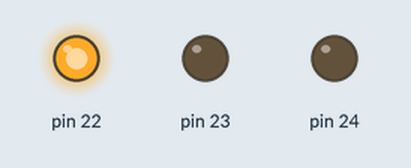
A sketch run on a simulated Arduino Mega 2560, built with avr-gcc and run on an emulated ATmega2560. Parts: output pins drawn as LEDs (lit = HIGH).

Above: at 2.5 s.
At 6.0 s:
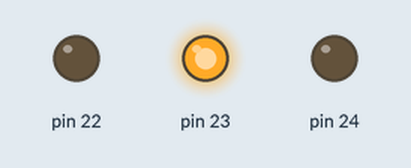
At 9.5 s:
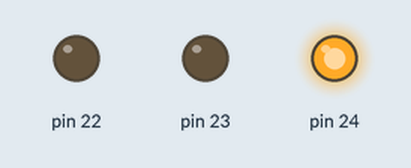
Timing chart, 0 to 15.6 s (numbered marks = the images above):
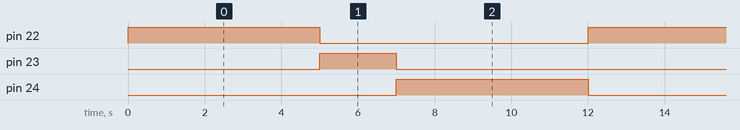

Measured:
- by itself, pin 22, pin 24: alternates HIGH for 5.0 s and LOW for 7.0 s
- by itself, pin 23: alternates HIGH for 2.0 s and LOW for 10.0 s
- by itself, everything shown: repeats every 12.0 s, in 3 steps

The sketch:

Sem_foro_Comandos_Arduino.ino
```cpp
void setup() {
  pinMode(22, OUTPUT);
  pinMode(23, OUTPUT);
  pinMode(24, OUTPUT);
}

void loop() {
  digitalWrite(22, HIGH);
  digitalWrite(23, LOW);
  digitalWrite(24, LOW);
  delay(5000);

  digitalWrite(22, LOW);
  digitalWrite(23, HIGH);
  digitalWrite(24, LOW);
  delay(2000);

  digitalWrite(22, LOW);
  digitalWrite(23, LOW);
  digitalWrite(24, HIGH);
  delay(5000);
}
```
